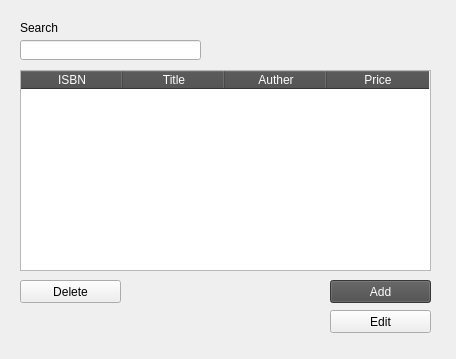
<?xml version="1.0" encoding="UTF-8"?>
<ui version="4.0">
 <class>Form</class>
 <widget class="QWidget" name="Form">
  <property name="geometry">
   <rect>
    <x>0</x>
    <y>0</y>
    <width>456</width>
    <height>359</height>
   </rect>
  </property>
  <property name="windowTitle">
   <string>Form</string>
  </property>
  <widget class="QPushButton" name="addBtn">
   <property name="geometry">
    <rect>
     <x>330</x>
     <y>280</y>
     <width>101</width>
     <height>23</height>
    </rect>
   </property>
   <property name="styleSheet">
    <string notr="true">background-color: rgb(75, 75, 75);
color: rgb(253, 253, 253);</string>
   </property>
   <property name="text">
    <string>Add</string>
   </property>
  </widget>
  <widget class="QTableWidget" name="bookTab">
   <property name="geometry">
    <rect>
     <x>20</x>
     <y>70</y>
     <width>411</width>
     <height>201</height>
    </rect>
   </property>
   <property name="styleSheet">
    <string notr="true">QHeaderView::section
{
   background-color: rgb(75, 75, 75);
	color: rgb(253, 253, 253);
}</string>
   </property>
   <property name="editTriggers">
    <set>QAbstractItemView::NoEditTriggers</set>
   </property>
   <property name="selectionBehavior">
    <enum>QAbstractItemView::SelectRows</enum>
   </property>
   <attribute name="horizontalHeaderDefaultSectionSize">
    <number>102</number>
   </attribute>
   <column>
    <property name="text">
     <string>ISBN</string>
    </property>
   </column>
   <column>
    <property name="text">
     <string>Title</string>
    </property>
   </column>
   <column>
    <property name="text">
     <string>Auther</string>
    </property>
   </column>
   <column>
    <property name="text">
     <string>Price</string>
    </property>
   </column>
  </widget>
  <widget class="QLabel" name="label">
   <property name="geometry">
    <rect>
     <x>20</x>
     <y>20</y>
     <width>81</width>
     <height>16</height>
    </rect>
   </property>
   <property name="text">
    <string>Search</string>
   </property>
  </widget>
  <widget class="QLineEdit" name="searchInput">
   <property name="geometry">
    <rect>
     <x>20</x>
     <y>40</y>
     <width>181</width>
     <height>20</height>
    </rect>
   </property>
  </widget>
  <widget class="QPushButton" name="editBtn">
   <property name="geometry">
    <rect>
     <x>330</x>
     <y>310</y>
     <width>101</width>
     <height>23</height>
    </rect>
   </property>
   <property name="text">
    <string>Edit</string>
   </property>
  </widget>
  <widget class="QPushButton" name="deleteBtn">
   <property name="geometry">
    <rect>
     <x>20</x>
     <y>280</y>
     <width>101</width>
     <height>23</height>
    </rect>
   </property>
   <property name="text">
    <string>Delete</string>
   </property>
  </widget>
 </widget>
 <resources/>
 <connections/>
</ui>
